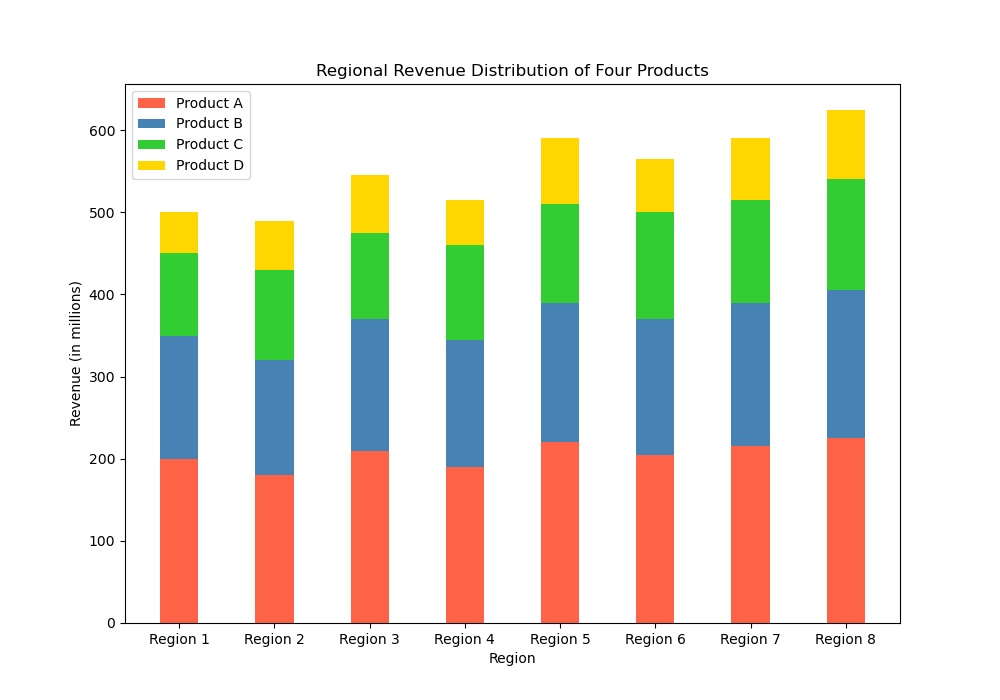

Write the Python code that produced this figure.

import matplotlib.pyplot as plt
import numpy as np

# Data
categories = ['Region 1', 'Region 2', 'Region 3', 'Region 4', 'Region 5', 'Region 6', 'Region 7', 'Region 8']
product_a = [200, 180, 210, 190, 220, 205, 215, 225]
product_b = [150, 140, 160, 155, 170, 165, 175, 180]
product_c = [100, 110, 105, 115, 120, 130, 125, 135]
product_d = [50, 60, 70, 55, 80, 65, 75, 85]

bar_width = 0.4  # Change the bar width
fig, ax = plt.subplots(figsize=(10, 7))  # Change the figure size

# Location of bars on x-axis
ind = np.arange(len(categories))

# Stacked bar chart
plt.bar(ind, product_a, width=bar_width, color='#FF6347')
plt.bar(ind, product_b, width=bar_width, bottom=product_a, color='#4682B4')
plt.bar(ind, product_c, width=bar_width, bottom=np.add(product_a, product_b), color='#32CD32')
plt.bar(ind, product_d, width=bar_width, bottom=np.add(product_a, np.add(product_b, product_c)), color='#FFD700')

# Labels and Titles
ax.set_ylabel('Revenue (in millions)')
ax.set_title('Regional Revenue Distribution of Four Products')
ax.set_xticks(ind)
ax.set_xticklabels(categories)
ax.set_xlabel('Region')

# Legend
plt.legend(['Product A', 'Product B', 'Product C', 'Product D'], loc='upper left')

# Display the chart
plt.show()
